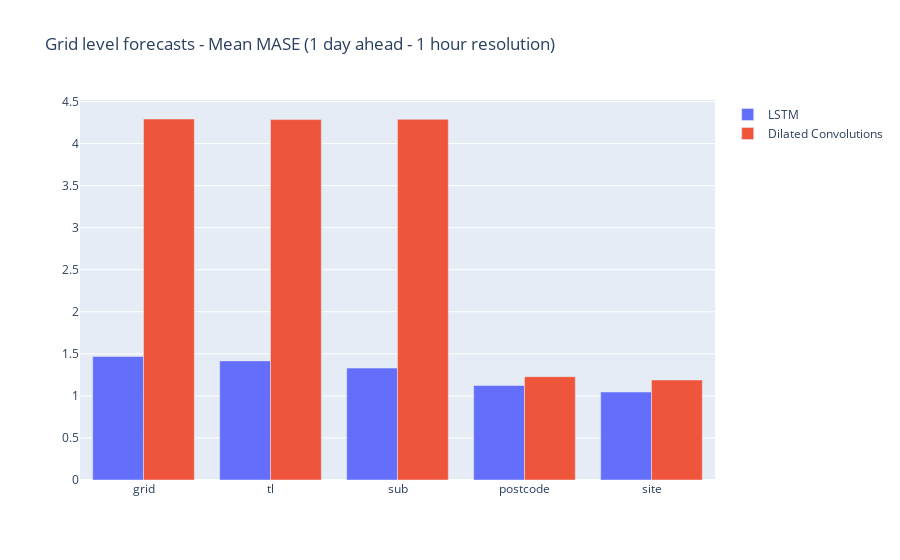

Notebook cell for this chart:
### Code cell
x_vals = ['grid', 'tl', 'sub', 'postcode', 'site']
fig = go.Figure(data=[
    go.Bar(name='LSTM', x=x_vals, y=grid_error),
    go.Bar(name='Dilated Convolutions', x=x_vals, y=grid_error_tcn)
])
# Change the bar mode
fig.update_layout(barmode='group')
fig.update_layout(title='Grid level forecasts - Mean MASE (1 day ahead - 1 hour resolution)')
fig.show()

### Figure 1 — Plotly figure (JSON) as saved in the notebook; plotly's stock layout.template omitted (floating-point values rounded to 4 significant figures)
{"data": [{"name": "LSTM", "type": "bar", "x": ["grid", "tl", "sub", "postcode", "site"], "y": [1.468, 1.416, 1.33, 1.123, 1.046]}, {"name": "Dilated Convolutions", "type": "bar", "x": ["grid", "tl", "sub", "postcode", "site"], "y": [4.292, 4.285, 4.288, 1.229, 1.189]}], "layout": {"barmode": "group", "title": {"text": "Grid level forecasts - Mean MASE (1 day ahead - 1 hour resolution)"}}}
